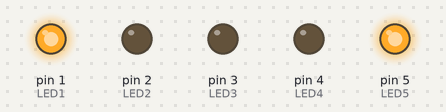
A sketch run on a simulated Arduino Uno, built with avr-gcc and run on an emulated ATmega328P. On the bench: output pins drawn as LEDs (lit = HIGH).

Above: at 0.2 s.
At 1.0 s:
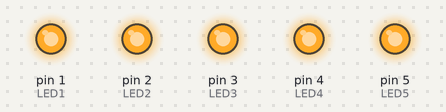
At 1.4 s:
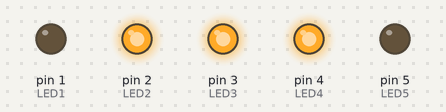
At 1.8 s:
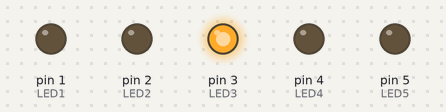
At 3.0 s:
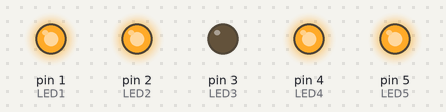
At 4.6 s:
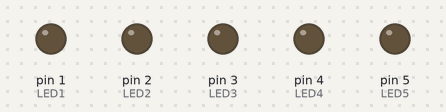
Timing chart, 0 to 5.5 s (numbered marks = the images above):
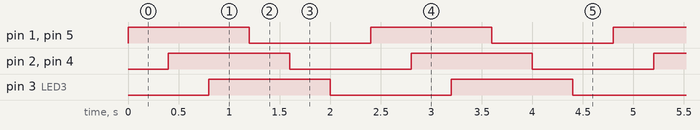

Measured:
- by itself, pin 1 (LED1), pin 2 (LED2), pin 3 (LED3), pin 4 (LED4), pin 5 (LED5): alternates HIGH for 1.2 s and LOW for 1.2 s
- by itself, everything shown: repeats every 2.4 s, in 6 steps

The sketch:

z8_lightshow1.ino
```cpp
// C++ code
//

int LED1 = 1;
int LED2 = 2;
int LED3 = 3;
int LED4 = 4;
int LED5 = 5;


void setup()
{
  pinMode(LED1, OUTPUT);
  pinMode(LED2, OUTPUT);
  pinMode(LED3, OUTPUT);
  pinMode(LED4, OUTPUT);
  pinMode(LED5, OUTPUT);
}

void loop()
{
  digitalWrite(LED1, HIGH);
  digitalWrite(LED2, LOW);
  digitalWrite(LED3, LOW);
  digitalWrite(LED4, LOW);
  digitalWrite(LED5, HIGH);
  delay(400);
  digitalWrite(LED1, HIGH);
  digitalWrite(LED2, HIGH);
  digitalWrite(LED3, LOW);
  digitalWrite(LED4, HIGH);
  digitalWrite(LED5, HIGH);
  delay(400);
  digitalWrite(LED1, HIGH);
  digitalWrite(LED2, HIGH);
  digitalWrite(LED3, HIGH);
  digitalWrite(LED4, HIGH);
  digitalWrite(LED5, HIGH);
  delay(400);
  digitalWrite(LED1, LOW);
  digitalWrite(LED2, HIGH);
  digitalWrite(LED3, HIGH);
  digitalWrite(LED4, HIGH);
  digitalWrite(LED5, LOW);
  delay(400);
  digitalWrite(LED1, LOW);
  digitalWrite(LED2, LOW);
  digitalWrite(LED3, HIGH);
  digitalWrite(LED4, LOW);
  digitalWrite(LED5, LOW);
  delay(400);
  digitalWrite(LED1, LOW);
  digitalWrite(LED2, LOW);
  digitalWrite(LED3, LOW);
  digitalWrite(LED4, LOW);
  digitalWrite(LED5, LOW);
  delay(400);

}
```
